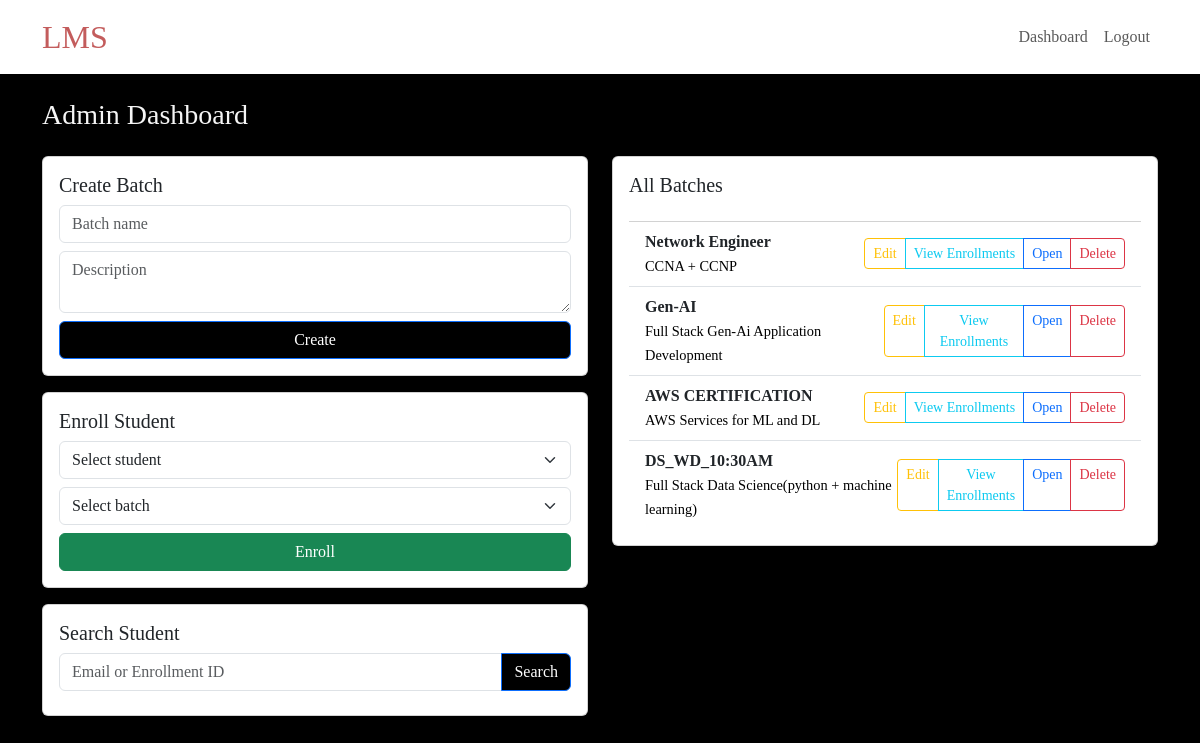
The page /admin (signed in) on the database its author committed.
### lms.py (models this page shows)
class Batch(db.Model):
    id = db.Column(db.Integer, primary_key=True)
    name = db.Column(db.String(200), nullable=False, unique=True)
    description = db.Column(db.Text, nullable=True)
    created_at = db.Column(db.DateTime, default=datetime.utcnow)
    recordings = db.relationship('Recording', backref='batch', cascade='all, delete-orphan')
    enrollments = db.relationship('Enrollment', backref='batch', cascade='all, delete-orphan')

### lms.py (the view)
@app.route('/admin')
def admin_dashboard():
    if not session.get('user_id'):
        abort(403)
    u = User.query.get(session['user_id'])
    if not u or u.role != 'admin':
        abort(403)
    batches = Batch.query.order_by(Batch.created_at.desc()).all()
    students = User.query.filter(User.role == 'student').all()
    return render_template('admin_dashboard.html', batches=batches, students=students)

### lms.py (called while the page is built)
@app.context_processor
def inject_helpers():
    def current_user():
        uid = session.get('user_id')
        if not uid:
            return None
        return User.query.get(uid)
    def is_admin():
        u = None
        uid = session.get('user_id')
        if uid:
            u = User.query.get(uid)
        return u and u.role == 'admin'
    return dict(current_user=current_user, is_admin=is_admin)

### templates/admin_dashboard.html (shortened to what this page needs)
{% extends 'layout.html' %}
{% block content %}
<h3 class="mb-4">Admin Dashboard</h3>
<div class="row g-4">
  <div class="col-lg-6">
    <div class="card p-3 shadow-sm mb-3">
      <h5>Create Batch</h5>
      <form method="post" action="{{ url_for('create_batch') }}">
        <div class="mb-2">
          <input class="form-control" name="name" placeholder="Batch name" required>
        </div>
        <div class="mb-2">
          <textarea class="form-control" name="description" placeholder="Description"></textarea>
        </div>
        <button class="btn btn-primary w-100">Create</button>
      </form>
    </div>
    <div class="card p-3 shadow-sm mb-3">
      <h5>Enroll Student</h5>
      <form method="post" action="{{ url_for('enroll_student') }}">
        <div class="mb-2">
          <select class="form-select" name="user_id" required>
            <option value="">Select student</option>
          </select>
        </div>
        <div class="mb-2">
          <select class="form-select" name="batch_id" required>
            <option value="">Select batch</option>
          </select>
        </div>
        <button class="btn btn-success w-100">Enroll</button>
      </form>
    </div>
    <div class="card p-3 shadow-sm">
      <h5>Search Student</h5>
      <form method="get" action="{{ url_for('search_student_batches') }}">
        <div class="input-group mb-2">
          <input class="form-control" name="query" placeholder="Email or Enrollment ID" required>
          <button class="btn btn-primary">Search</button>
        </div>
      </form>
    </div>
  </div>
  <div class="col-lg-6">
    <div class="card p-3 shadow-sm">
      <h5>All Batches</h5>
      <ul class="list-group list-group-flush mt-3">
        {% for b in batches %}
          <li class="list-group-item d-flex justify-content-between align-items-center">
            <div>
              <strong>{{ b.name }}</strong><br>
              <small class="small-muted">{{ b.description or '' }}</small>
            </div>
            <div class="btn-group btn-group-sm" role="group">
              <a class="btn btn-sm btn-outline-warning" href="{{ url_for('edit_batch', batch_id=b.id) }}">Edit</a>
              <a class="btn btn-sm btn-outline-info" href="{{ url_for('view_batch_enrollments', batch_id=b.id) }}">View Enrollments</a>
              <a class="btn btn-outline-primary" href="{{ url_for('view_batch', batch_id=b.id) }}">Open</a>
              <a class="btn btn-outline-danger" href="{{ url_for('delete_batch', batch_id=b.id) }}" onclick="return confirm('Delete batch? This will remove recordings and enrollments.')">Delete</a>
            </div>
          </li>
        {% endfor %}
      </ul>
    </div>
  </div>
</div>
{% endblock %}

### templates/layout.html (style rules this page uses)
body { background: black; color: whitesmoke; font-family: Cambria, Cochin, Georgia, Times, 'Times New Roman', serif; }
.small-muted { color: black; font-size: 0.9rem; }
.btn-primary { background-color: black; border-color: #0d6efd; }
a { text-decoration: none; }

### rows shown on the page
Batch: name "Network Engineer", description "CCNA + CCNP"
Batch: name "Gen-AI", description "Full Stack Gen-Ai Application Development"
Batch: name "AWS CERTIFICATION", description "AWS Services for ML and DL"
Batch: name "DS_WD_10:30AM", description "Full Stack Data Science(python + machine learning)"
